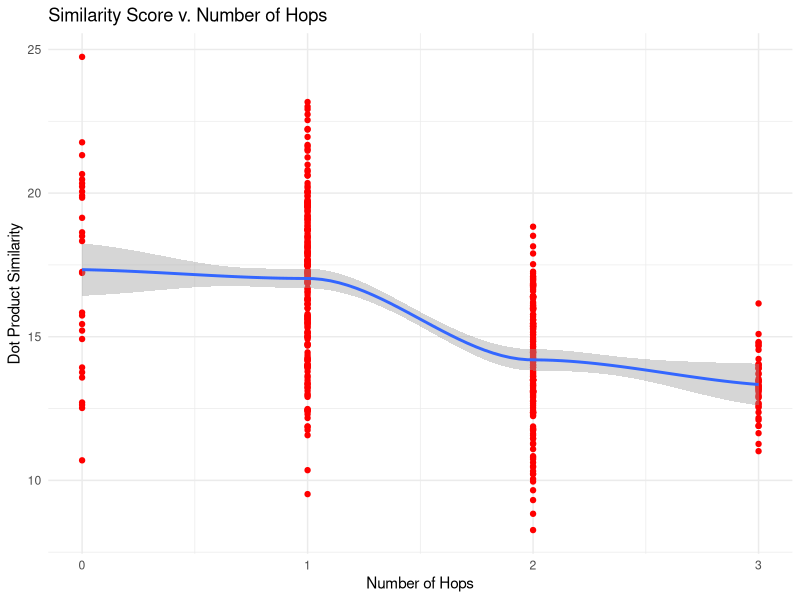

Here is the R script that generated this plot:
library(tidyverse)

df <- read_csv("inventor_sim.csv")
df <- df[!is.na(df$sim),]

lmod <- lm(sim~hops, df)
summary(lmod)

ggplot(data=df, aes(x=hops, y=sim)) +
  geom_point(color="red") +
  geom_smooth() +
  ggtitle("Similarity Score v. Number of Hops") +
  xlab("Number of Hops") +
  ylab("Dot Product Similarity") +
  theme_minimal()

mean_sim <- df %>%
  group_by(hops) %>%
  summarize(avg = mean(sim))

sd_sim <- df %>%
  group_by(hops) %>%
  summarize(sd = sd(sim))

inventor_sim <- df %>%
  group_by(inventor,hops) %>%
  summarize(avg = mean(sim))

inventor_sim <- inventor_sim[inventor_sim$hops != 0,]
